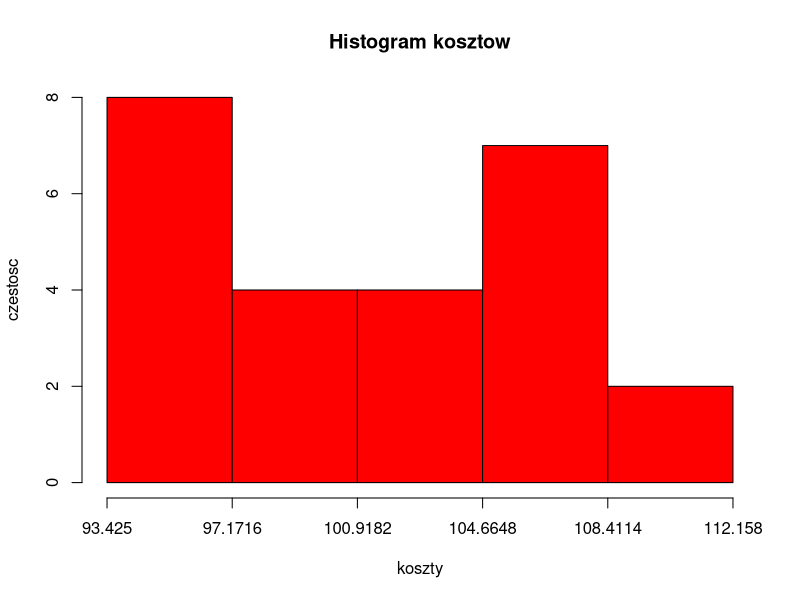
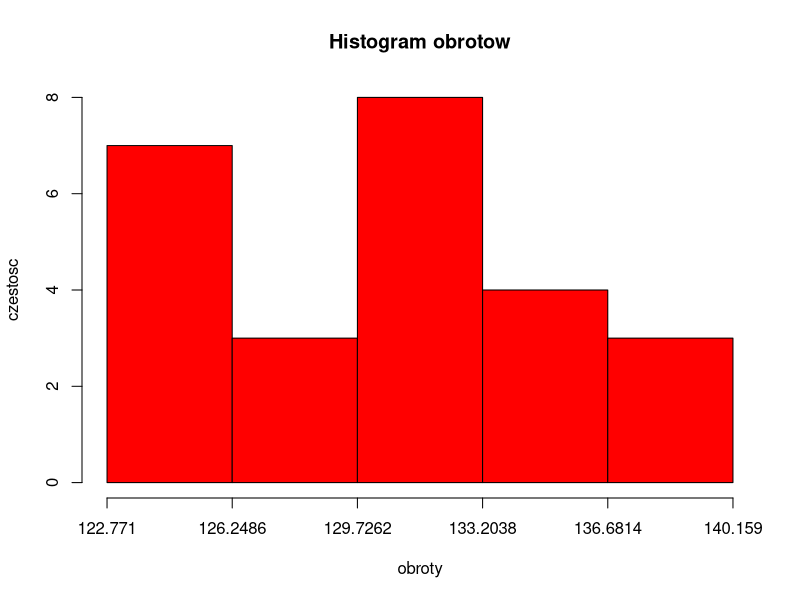

Here is the R script that generated these plots, in order:
##############################
#######WCZYTANIE DANYCH#######
##############################

data1 <- read.csv(file = 'MS_projekt.csv', sep = ';')
koszty <- data1$koszty
obroty <- data1$obroty
##############################
#========= ZADANIE 1 =========
##############################

#MIARY POŁOŻENIA

srednia_koszty <- mean(data1[['koszty']])
srednia_obroty <- mean(data1[['obroty']])
kwantyle_koszty <- quantile(koszty)
kwantyle_obroty <- quantile(obroty)

moda <- function(x) {
  ux <- unique(x)
  ux[which.max(tabulate(match(x, ux)))]
}

moda_koszty <- moda(data1[['koszty']])
moda_obroty <- moda(data1[['obroty']])

mediana_koszty <- median(data1[['koszty']])
mediana_obroty <- median(data1[['obroty']])

#MIARY ZRÓŻNICOWANIA
odchylenie_koszty <- sd(data1[['koszty']])
odchylenie_obroty <- sd(data1[['obroty']])

wariancja_koszty <- var(data1[['koszty']])
wariancja_obroty <- var(data1[['obroty']])

srednie_odch_bezwzg_koszty <- mad(data1[['koszty']])
srednie_odch_bezwzg_obroty <- mad(data1[['obroty']])

wsp_zmiennosci_koszty <-
  sd(data1[['koszty']]) / mean(data1[['koszty']]) * 100
wsp_zmiennosci_obroty <-
  sd(data1[['obroty']]) / mean(data1[['obroty']]) * 100

rozstep_koszty <- IQR(data1[['koszty']])
rozstep_obroty <- IQR(data1[['obroty']])

rozstep_cwiartkowy_koszty <- IQR(data1[['koszty']]) / 2
rozstep_cwiartkowy_obroty <- IQR(data1[['obroty']]) / 2

#MIARY ASYMETRII
wspolczynnik_asymetrii <-
  function(tmp_data, tmp_row_name, tmp_odchylenie) {
    moment_centr_tmp <- 0
    for (xi in 1:(nrow(tmp_data))) {
      moment_centr_tmp <-
        moment_centr_tmp + (tmp_data[xi, tmp_row_name] - mean(tmp_data[[tmp_row_name]])) ^
        3
    }
    moment_centr <- 1 / (nrow(tmp_data) - 1) * moment_centr_tmp
    wspolczynnik_asymetrii <- (moment_centr) / (tmp_odchylenie ^ 3)
    return(wspolczynnik_asymetrii)
  }

wspolczynnik_asymetrii_koszty <-
  wspolczynnik_asymetrii(data1, 'koszty', odchylenie_koszty)
wspolczynnik_asymetrii_obroty <-
  wspolczynnik_asymetrii(data1, 'obroty', odchylenie_obroty)

kurtoza <- function(tmp_data, tmp_row_name, tmp_odchylenie) {
  moment_centr_4_tmp <- 0
  for (xi in 1:nrow(tmp_data)) {
    moment_centr_4_tmp <-
      moment_centr_4_tmp + (tmp_data[xi, tmp_row_name] - mean(tmp_data[[tmp_row_name]])) ^
      4
  }
  moment_centr_4 <- 1 / (nrow(tmp_data) - 1) * moment_centr_4_tmp
  tmp_kurtoza <- moment_centr_4 / (tmp_odchylenie ^ 4)
}

kurtoza_koszty <- kurtoza(data1, 'koszty', odchylenie_koszty)
kurtoza_obroty <- kurtoza(data1, 'obroty', odchylenie_obroty)

#KOSZTY HISTOGRAM
koszty <- data1$koszty
bins_koszty <-
  seq(min(koszty), max(koszty), by = (max(koszty) - min(koszty)) / 5)
szereg_koszty <- table(cut(koszty, 5))
hist(
  koszty,
  breaks = bins_koszty,
  main = "Histogram kosztow",
  xlab = "koszty",
  ylab = "czestosc",
  col = "red",
  axes = F
)
axis(2)
axis(1, at = seq(min(koszty), max(koszty), by=(max(koszty) - min(koszty)) / 5), labels = seq(min(koszty), max(koszty), by = (max(koszty) - min(koszty)) / 5))
#OBROTY HISTOGRAM
obroty <- data1$obroty
bins_obroty <-
  seq(min(obroty), max(obroty), by = (max(obroty) - min(obroty)) / 5)
szereg_obroty <- table(cut(obroty, 5))
hist(
  obroty,
  breaks = bins_obroty,
  main = "Histogram obrotow",
  xlab = "obroty",
  ylab = "czestosc",
  col = "red",
  axes = F
)
axis(2)
axis(1, at = seq(min(obroty), max(obroty), by=(max(obroty) - min(obroty)) / 5), labels = seq(min(obroty), max(obroty), by = (max(obroty) - min(obroty)) / 5))

##############################
#========= ZADANIE 2 =========
##############################

#podajemy odpowiednie kolumny, rozkład hipotetyczny jest normalny, przekazywane estymatory są parametrami spodziewanego rozkładu
ks.test(data1$koszty,
        "pnorm",
        mean = mean(data1$koszty),
        sd = sd(data1$koszty))
#wartość p-value jest większa od poziomu istotności (alfa = 0.05), nie ma więc podstaw do odrzucenia hipotezy

ks.test(data1$obroty,
        "pnorm",
        mean = mean(data1$obroty),
        sd = sd(data1$obroty))
#wartość p-value jest większa od poziomu istotności (alfa = 0.05), nie ma więc podstaw do odrzucenia hipotezy


##############################
#========= ZADANIE 3 =========
##############################
alpha <- 0.02

#kwantyl rozkładu
q_t <- qt(1 - (alpha / 2), nrow(data1) - 1)

#przedział
left_edge_k <-
  (srednia_koszty - (q_t * (odchylenie_koszty / sqrt(nrow(
    data1
  ) - 1))))
right_edge_k <-
  (srednia_koszty + (q_t * (odchylenie_koszty / sqrt(nrow(
    data1
  ) - 1))))

#względna precyzja
blad_maksymalny_k <- (right_edge_k - left_edge_k) / 2

wzgledna_precyzja_k <- (blad_maksymalny_k / srednia_koszty * 100)

# Mamy podstawy do uogólnienia przedziału ufności
##############################
#=======ZADANIE 4=============
##############################

#oszacować przedziałowo wariancje obrotów
estymator_wariancji_obroty <- var(data1[['obroty']])

alpha <- 0.02
chi_kwadrat1 <- qchisq((1 - (alpha / 2)), (nrow(data1) - 1))
chi_kwadrat2 <- qchisq((alpha / 2), (nrow(data1) - 1))

#przedziaŁ:
left_edge <-
  (nrow(data1) * estymator_wariancji_obroty) / (chi_kwadrat1)
right_edge <-
  (nrow(data1) * estymator_wariancji_obroty) / (chi_kwadrat2)

#względna precyzja
blad_maksymalny <- (right_edge - left_edge) / 2

wzgledna_precyzja <-
  blad_maksymalny / estymator_wariancji_obroty * 100

#WNIOSEK: to jest niemiarodajne / "nie mamy podstaw do uogólnienia otrzymanego przedziału ufności"
##############################
#========= ZADANIE 5 =========
##############################

#H0: wartość średnia obrotów jest równa wartości średniej kosztów
#H1: wartość średnia obrotów jest większa od wartości średniej kosztów

#nie wiemy, czy wariancje są równe
#H0: wariancja_obroty = wariancja_koszty
#H1: wariancja_obroty > wariancja_koszty

nieobc_estymator_wariancji_koszty <-
  var(data1[['koszty']]) * nrow(data1) / (nrow(data1) - 1)
nieobc_estymator_wariancji_obroty <-
  var(data1[['obroty']]) * nrow(data1) / (nrow(data1) - 1)

statystyka_F <-
  nieobc_estymator_wariancji_obroty / nieobc_estymator_wariancji_koszty
print(statystyka_F)

alpha <- 0.05

zbior_krytyczny <- qf((1 - alpha), (nrow(data1) - 1), (nrow(data1) - 1))

# ponieważ nasza wartośc statystyki testowej jest mniejsza niż lewa krawędź przedziału obszaru krytycznego
# nie ma podstaw do odrzucenia hipotezy

statystyka_T <- (srednia_obroty - srednia_koszty) / sqrt((
  nrow(data1) * nieobc_estymator_wariancji_obroty + nrow(data1) * nieobc_estymator_wariancji_koszty
) / (nrow(data1) * 2 - 2) * (nrow(data1) * 2) / (nrow(data1) ^ 2)
)
left_edge_T <- qt((1 - alpha), (2 * nrow(data1) - 2))
#wartośc statystyki należy do obszru krytycznego, zatem odrzucamy hipotezę zerową i przyjmujemy hipotezę alternatywną, że branża jest dochodowa
